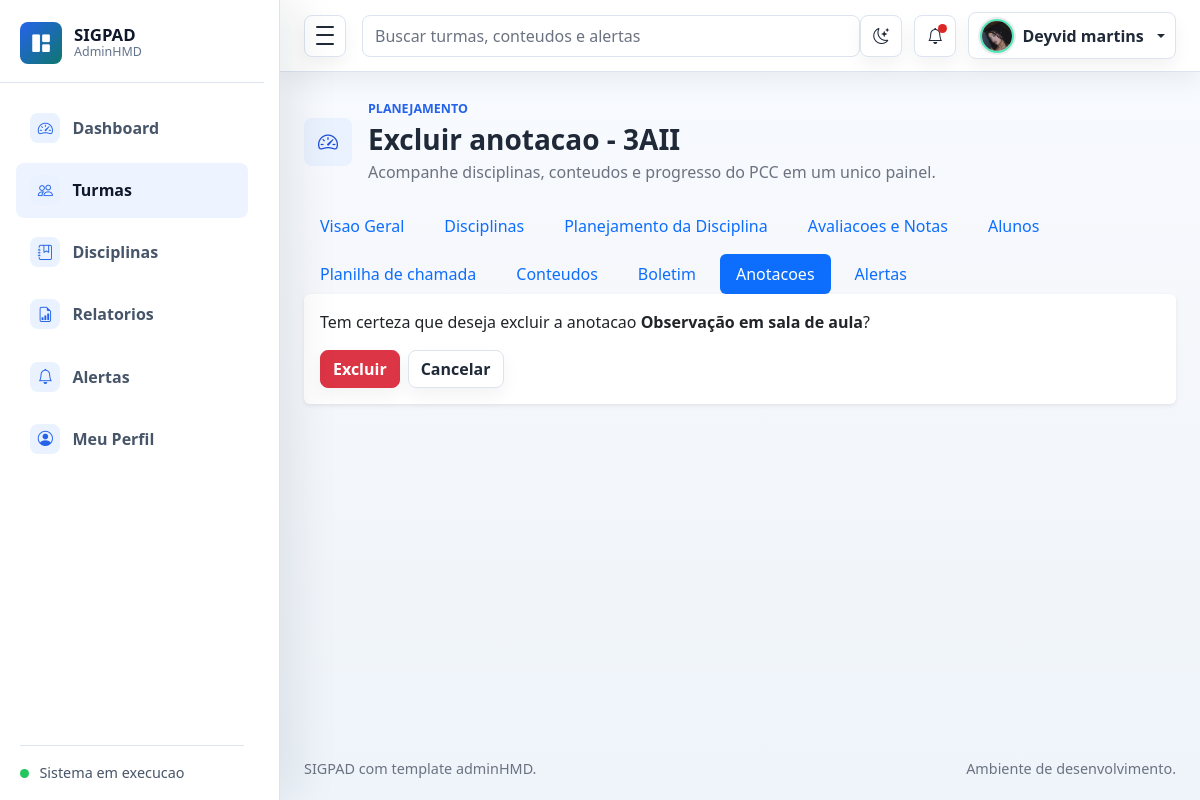
The page /turmas/3/anotacoes/deletar/1/ (signed in) on the database its author committed.
### planejamento/models.py (models this page shows, shortened)
class PerfilUsuario(models.Model):
    usuario = models.OneToOneField(User, verbose_name='usuario', on_delete=models.CASCADE)
    foto = models.ImageField('foto', upload_to='usuarios/fotos/', blank=True, null=True)
    created_at = models.DateTimeField('criado em', auto_now_add=True)
    class Meta:
        verbose_name = 'Perfil de usuario'
        verbose_name_plural = 'Perfis de usuarios'
        ordering = ['usuario__username']

class Turma(models.Model):
    TURNO_CHOICES = [
        ('MATUTINO', 'Matutino'),
        ('VESPERTINO', 'Vespertino'),
        ('NOTURNO', 'Noturno'),
        ('INTEGRAL', 'Integral'),
    ]
    professor = models.ForeignKey(User, verbose_name='professor', on_delete=models.CASCADE)
    nome = models.CharField('nome', max_length=100)
    ano_letivo = models.PositiveIntegerField('ano letivo')
    turno = models.CharField('turno', max_length=20, choices=TURNO_CHOICES)
    descricao = models.TextField('descricao', blank=True, null=True)
    created_at = models.DateTimeField('criado em', auto_now_add=True)
    class Meta:
        verbose_name = 'Turma'
        verbose_name_plural = 'Turmas'
        ordering = ['-ano_letivo', 'nome']

class AnotacaoTurma(models.Model):
    turma = models.ForeignKey(Turma, verbose_name='turma', on_delete=models.CASCADE, related_name='anotacoes')
    professor = models.ForeignKey(User, verbose_name='professor', on_delete=models.CASCADE)
    titulo = models.CharField('titulo', max_length=160)
    descricao = models.TextField('descricao')
    created_at = models.DateTimeField('criado em', auto_now_add=True)
    class Meta:
        verbose_name = 'Anotacao da turma'
        verbose_name_plural = 'Anotacoes da turma'
        ordering = ['-created_at', 'titulo']

### planejamento/views.py (the view)
# urls.py: path('turmas/<int:turma_id>/anotacoes/deletar/<int:id>/', views.turma_anotacao_deletar, name='turma_anotacao_deletar'),
@login_required
def turma_anotacao_deletar(request, turma_id, id):
    turma = get_object_or_404(Turma.objects.filter(professor=request.user), id=turma_id)
    anotacao = get_object_or_404(AnotacaoTurma.objects.filter(professor=request.user, turma=turma), id=id)
    if request.method == 'POST':
        anotacao.delete()
        messages.success(request, 'Anotacao removida com sucesso.')
        return redirect('turma_anotacao_lista', turma_id=turma.id)
    return render(request, 'anotacoes/confirmar_exclusao.html', {'turma': turma, 'anotacao': anotacao})

### planejamento/context_processors.py (called while the page is built)
def perfil_usuario_logado(request):
    if not request.user.is_authenticated:
        return {'perfil_usuario_logado': None}
    perfil, _ = PerfilUsuario.objects.get_or_create(usuario=request.user)
    alertas = Alerta.objects.filter(usuario=request.user, lido=False)
    return {
        'perfil_usuario_logado': perfil,
        'alertas_nao_lidos_navbar': alertas.count(),
        'alertas_navbar': alertas_gerais_usuario(request.user),
    }

### planejamento/models.py (called while the page is built)
    def get_badge_class(self):
        classes = {
            'INICIO': 'text-bg-primary',
            'ATRASO': 'text-bg-danger',
            'SISTEMA': 'text-bg-warning',
        }
        if self.lido:
            return 'text-bg-secondary'
        return classes.get(self.tipo, 'text-bg-secondary')

    def get_icon_class(self):
        icons = {
            'INICIO': 'bi bi-play-circle',
            'ATRASO': 'bi bi-exclamation-triangle',
            'SISTEMA': 'bi bi-info-circle',
        }
        return icons.get(self.tipo, 'bi bi-bell')

### planejamento/utils.py (called while the page is built)
def _titulo_alerta_geral(turma_nome, tipo):
    titulos = {
        'ATRASO': f'Turma {turma_nome} possui atividade atrasada.',
        'INICIO': f'Turma {turma_nome} possui atividade iniciando em breve.',
        'SISTEMA': f'Turma {turma_nome} possui alerta pendente.',
    }
    return titulos.get(tipo, f'Turma {turma_nome} possui alerta.')

### templates/anotacoes/confirmar_exclusao.html (shortened to what this page needs)
{% extends 'base.html' %}
{% block page_title %}Excluir anotacao - {{ turma.nome }}{% endblock %}
{% block turma_subnav %}
{% include 'turmas/_submenu.html' %}
{% endblock %}
{% block content %}
<div class="card border-0 shadow-sm">
    <div class="card-body">
        <p>Tem certeza que deseja excluir a anotacao <strong>{{ anotacao.titulo }}</strong>?</p>
        <form method="post" class="d-flex gap-2">
            <button type="submit" class="btn btn-danger">Excluir</button>
            <a href="{% url 'turma_anotacao_lista' turma.id %}" class="btn btn-outline-secondary">Cancelar</a>
        </form>
    </div>
</div>
{% endblock %}

### templates/base.html (shortened to what this page needs)
{% load static %}
<!doctype html>
<html lang="pt-br">
<head>
    <link rel="stylesheet" href="{% static 'assets/css/bootstrap.min.css' %}">
    <link rel="stylesheet" href="{% static 'assets/vendors/bootstrap-icons/bootstrap-icons.css' %}">
    <link rel="stylesheet" href="{% static 'assets/css/style.css' %}">
</head>
<body>
    <div class="admin-shell">
        <aside class="admin-sidebar" id="adminSidebar" aria-label="Navegacao principal">
            <div class="sidebar-header">
                <a class="brand-mark" href="{% url 'dashboard' %}" aria-label="SIGPAD dashboard">
                    <span class="brand-icon"><i class="bi bi-grid-1x2-fill" aria-hidden="true"></i></span>
                    <span class="brand-copy">
                        <span class="brand-title">SIGPAD</span>
                        <span class="brand-subtitle">AdminHMD</span>
                    </span>
                </a>
            </div>
            <nav class="sidebar-nav">
                <a class="nav-link {% if request.resolver_match.url_name == 'dashboard' %}active{% endif %}" href="{% url 'dashboard' %}" {% if request.resolver_match.url_name == 'dashboard' %}aria-current="page"{% endif %}>
                    <span class="nav-icon"><i class="bi bi-speedometer2" aria-hidden="true"></i></span>
                    <span class="nav-text">Dashboard</span>
                </a>
                <a class="nav-link {% if 'turma' in request.resolver_match.url_name %}active{% endif %}" href="{% url 'turma_lista' %}">
                    <span class="nav-icon"><i class="bi bi-people" aria-hidden="true"></i></span>
                    <span class="nav-text">Turmas</span>
                </a>
                <a class="nav-link {% if 'disciplina' in request.resolver_match.url_name %}active{% endif %}" href="{% url 'disciplina_lista' %}">
                    <span class="nav-icon"><i class="bi bi-journal-bookmark" aria-hidden="true"></i></span>
                    <span class="nav-text">Disciplinas</span>
                </a>
                <a class="nav-link {% if 'relatorio' in request.resolver_match.url_name or 'exportar' in request.resolver_match.url_name %}active{% endif %}" href="{% url 'relatorio_lista' %}">
                    <span class="nav-icon"><i class="bi bi-file-earmark-bar-graph" aria-hidden="true"></i></span>
                    <span class="nav-text">Relatorios</span>
                </a>
                <a class="nav-link {% if 'alerta' in request.resolver_match.url_name %}active{% endif %}" href="{% url 'alerta_lista' %}">
                    <span class="nav-icon"><i class="bi bi-bell" aria-hidden="true"></i></span>
                    <span class="nav-text">Alertas</span>
                </a>
                <a class="nav-link " href="{% url 'perfil_usuario' %}">
                    <span class="nav-icon"><i class="bi bi-person-circle" aria-hidden="true"></i></span>
                    <span class="nav-text">Meu Perfil</span>
                </a>
            </nav>
            <div class="sidebar-footer">
                <span class="status-dot"></span>
                <span class="sidebar-footer-text">Sistema em execucao</span>
            </div>
        </aside>
        <div class="admin-main">
            <nav class="navbar admin-navbar navbar-expand bg-white">
                <div class="container-fluid px-3 px-lg-4">
                    <button class="sidebar-toggle" type="button" data-sidebar-toggle aria-controls="adminSidebar" aria-expanded="true" aria-label="Alternar menu">
                        <span></span>
                        <span></span>
                        <span></span>
                    </button>
                    <form class="d-none d-md-flex ms-3 flex-grow-1" role="search">
                        <input class="form-control search-input" type="search" placeholder="Buscar turmas, conteudos e alertas" aria-label="Buscar">
                    </form>
                    <div class="navbar-actions ms-auto">
                        <button class="icon-button theme-toggle" type="button" data-theme-toggle aria-label="Alternar tema" title="Alternar tema">
                            <i class="bi bi-moon-stars" data-theme-icon aria-hidden="true"></i>
                        </button>
                        <div class="dropdown">
                            <button class="icon-button" type="button" data-bs-toggle="dropdown" aria-expanded="false" aria-label="Notificacoes">
                                {% if alertas_nao_lidos_navbar %}
                                    <span class="notification-dot"></span>
                                {% endif %}
                                <i class="bi bi-bell" aria-hidden="true"></i>
                            </button>
                        </div>
                        <div class="dropdown">
                            <button class="profile-button dropdown-toggle" type="button" data-bs-toggle="dropdown" aria-expanded="false">
                                {% if request.user.is_authenticated and perfil_usuario_logado.foto %}
                                    <img class="avatar-img avatar-sm rounded-circle" src="{{ perfil_usuario_logado.foto.url }}" alt="Foto do usuario">
                                {% else %}
                                    <img class="avatar-img avatar-sm rounded-circle" src="{% static 'assets/images/avatar/avatar.jpg' %}" alt="Foto padrao">
                                {% endif %}
                                <span class="profile-name d-none d-sm-inline">{% if request.user.is_authenticated %}{{ request.user.get_full_name|default:request.user.username }}{% else %}Entrar{% endif %}</span>
                            </button>
                        </div>
                    </div>
                </div>
            </nav>
            <main class="dashboard-content">
                <div class="container-fluid px-3 px-lg-4 py-4">
                    <div class="page-heading">
                        <div class="page-heading-copy">
                            <span class="page-icon">{% block page_icon %}<i class="bi bi-speedometer2" aria-hidden="true"></i>{% endblock %}</span>
                            <div>
                                <p class="eyebrow mb-1">{% block page_eyebrow %}Planejamento{% endblock %}</p>
                                <h1 class="h3 mb-1">{% block page_title %}Dashboard{% endblock %}</h1>
                                <p class="text-muted mb-0">{% block page_subtitle %}Acompanhe disciplinas, conteudos e progresso do PCC em um unico painel.{% endblock %}</p>
                            </div>
                        </div>
                    </div>
                    {% block turma_subnav %}{% endblock %}
                    {% block content %}{% endblock %}
                </div>
            </main>
            <footer class="admin-footer">
                <div class="container-fluid px-3 px-lg-4">
                    <span>SIGPAD com template adminHMD.</span>
                    <span>Ambiente de desenvolvimento.</span>
                </div>
            </footer>
        </div>
    </div>
</body>
</html>

### rows shown on the page
PerfilUsuario: foto (picture)
Turma: nome "3AII"
AnotacaoTurma: titulo "Observação em sala de aula"

### other values the page prints
{{ request.user.get_full_name|default:request.user.username }} "Deyvid martins"
